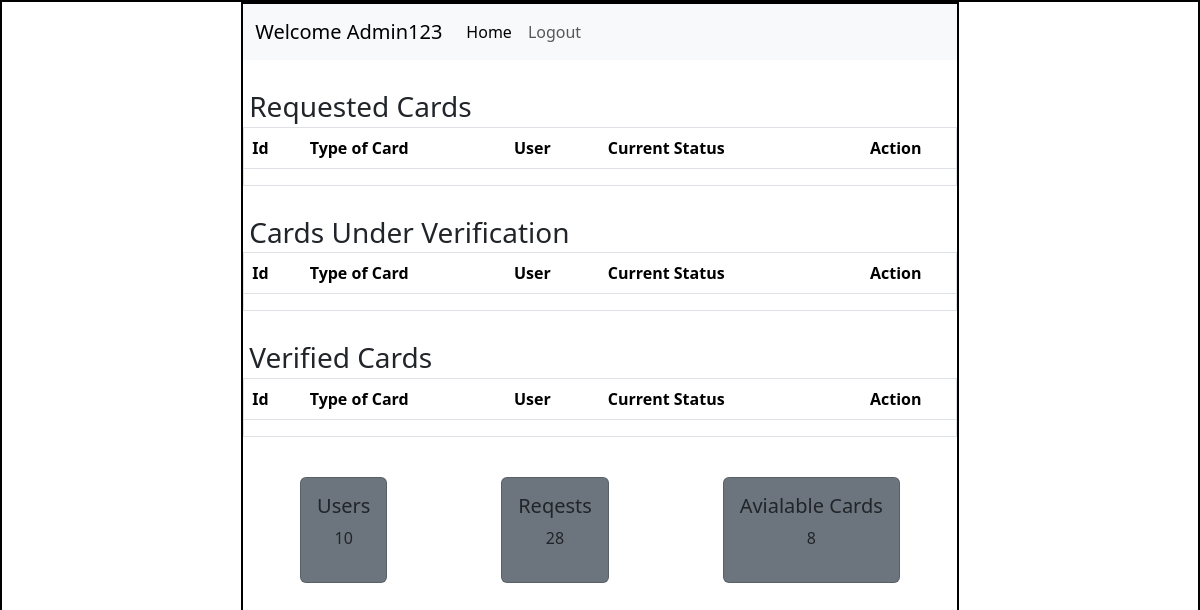
/admin, run on an earlier commit of the app's database.
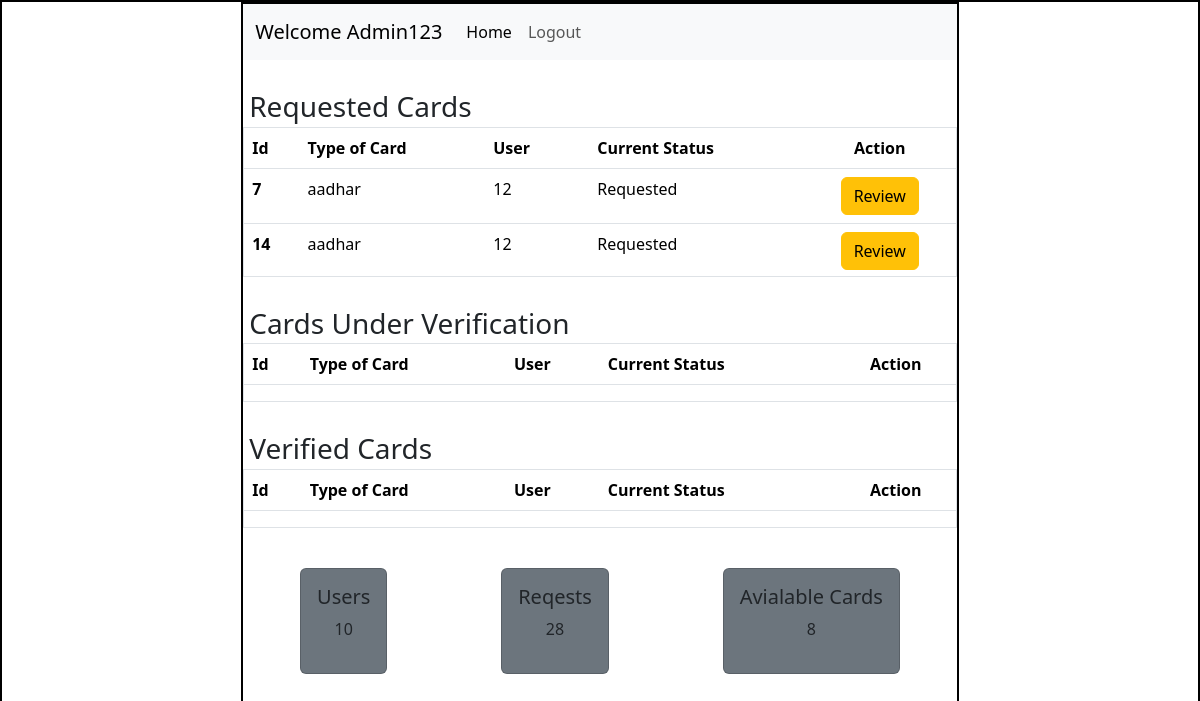
And on a later commit of the database.
### application/models.py (models this page shows)
class Info(db.Model):
    id = db.Column(db.Integer(), primary_key=True)
    atr_name = db.Column(db.String(), nullable=False)
    atr_value = db.Column(db.String(), nullable=False)
    c_name = db.Column(db.String(), nullable=False)
    user_id = db.Column(db.Integer(), db.ForeignKey("user.id"), nullable=False)

class User(db.Model):
    id = db.Column(db.Integer(), primary_key=True)
    username = db.Column(db.String(), unique=True, nullable=False)
    email = db.Column(db.String(), unique=True, nullable=False)
    password = db.Column(db.String(),nullable=False)
    type = db.Column(db.String(), default="general")
    detais = db.relationship("Info", backref="creator")

### application/controllers.py (the view)
@app.route("/admin")
def admin_dash():
    this_user = User.query.filter_by(type="admin").first()
    all_info = Info.query.all()
    return render_template("admin_dash.html", this_user=this_user, all_info=all_info)

### templates/admin_dash.html (shortened to what the changed rows need)
<!DOCTYPE html>
<html lang="eng">
<head>
    <link href="https://cdn.jsdelivr.net/npm/bootstrap@5.3.3/dist/css/bootstrap.min.css" rel="stylesheet"
>
    <link rel="stylesheet" href="/static/style.css">
</head>
<body>
    <div id="main">
        <div id="canvas" class="overflow-auto">
            <div id="content">
                <div id="table" class="border" style="max-height: 150px; overflow-y:scroll;">
                    <table class="table">
                        <thead>
                            <tr>
                                <th scope="col">Id</th>
                                <th scope="col">Type of Card</th>
                                <th scope="col">User</th>
                                <th scope="col">Current Status</th>
                                <th class="text-center" scope="col">Action</th>
                            </tr>
                        </thead>
                        <tbody>
                            {% for info in all_info %}
                                {% if info.atr_value == "requested" %}
                                   <tr>
                                       <th scope="row">{{loop.index}}</th>
                                       <td>{{info.c_name}}</td>
                                       <td>{{info.creator.username}}</td>
                                       <td>Requested</td>
                                       <td class="justify-content-evenly d-flex">
                                           <a href="/templates/update_status.html" type="button" class="btn btn-warning">Review</a>
                                       </td>
                                   </tr>
                                {% endif %}
                            {% endfor %}
                        </tbody>
                    </table>
                </div>
                <div id="table" class="border" style="max-height: 150px; overflow-y:scroll;">
                    <table class="table">
                        <thead>
                            <tr>
                                <th scope="col">Id</th>
                                <th scope="col">Type of Card</th>
                                <th scope="col">User</th>
                                <th scope="col">Current Status</th>
                                <th class="text-center" scope="col">Action</th>
                            </tr>
                        </thead>
                    </table>
                </div>
                <div id="table" class="border" style="max-height: 150px; overflow-y:scroll;">
                    <table class="table">
                        <thead>
                            <tr>
                                <th scope="col">Id</th>
                                <th scope="col">Type of Card</th>
                                <th scope="col">User</th>
                                <th scope="col">Current Status</th>
                                <th class="text-center" scope="col">Action</th>
                            </tr>
                        </thead>
                    </table>
                </div>
            </div>
        </div>
    </div>
</body>
</html>

What changed in the data, as far as the page shows it:
added Info: c_name "aadhar", creator.username "12"
added Info: c_name "aadhar", creator.username "12"
